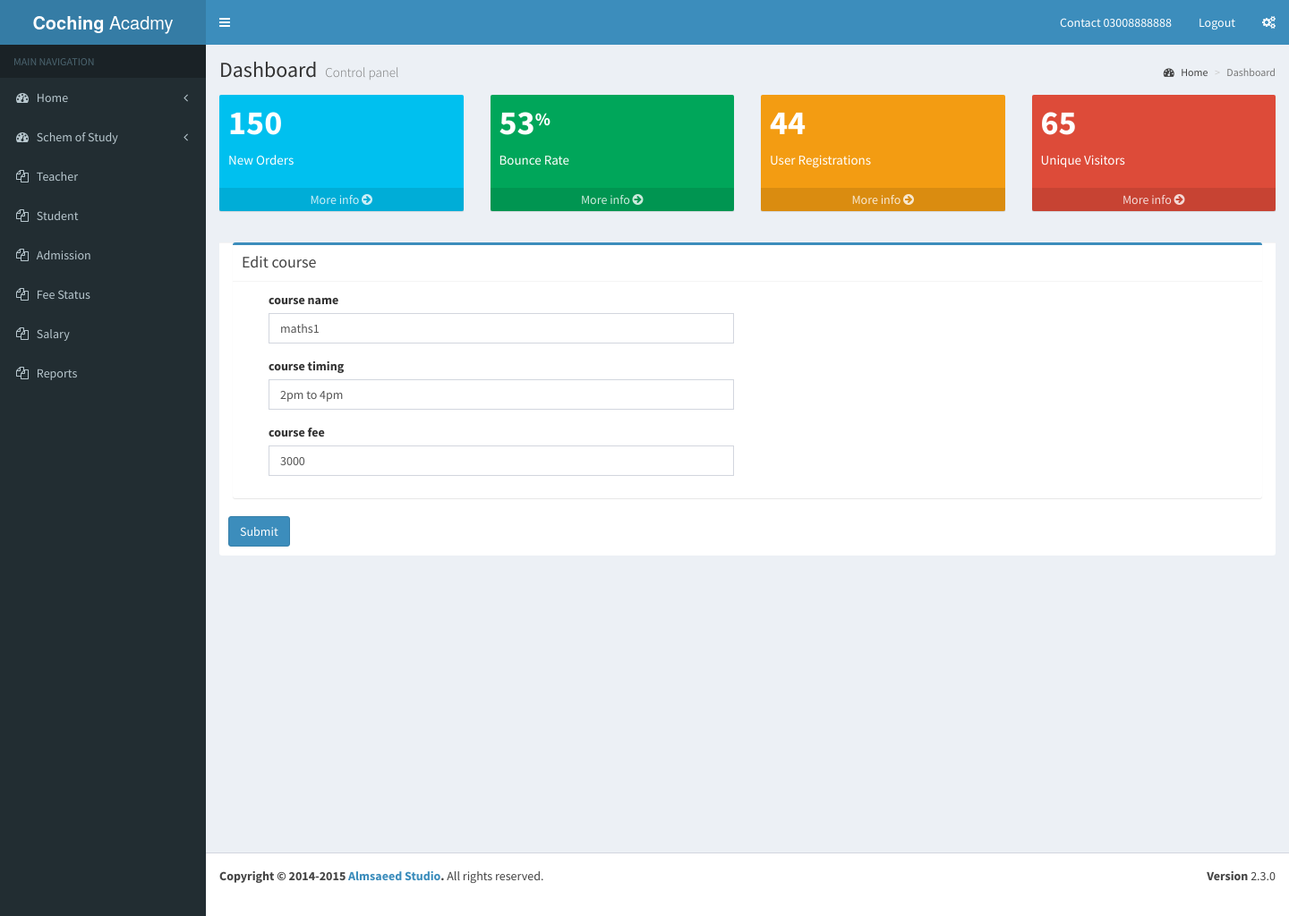
The app's page /course_edit.php?id=11, older data.
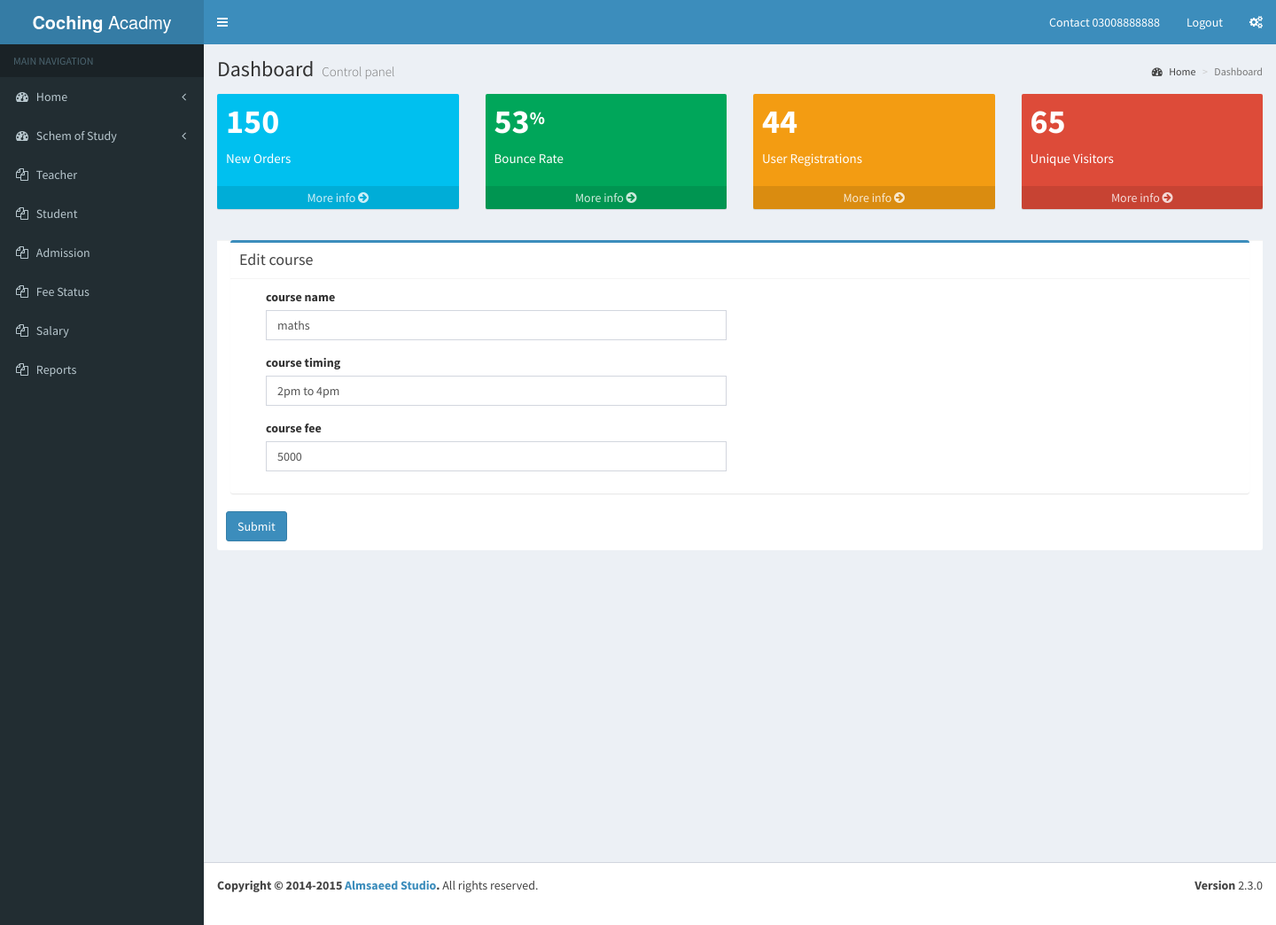
The same page, newer data.
### tables this page shows
CREATE TABLE `course` (
  `course_id` int(255) NOT NULL,
  `student_id` int(255) NOT NULL,
  `course_name` varchar(255) NOT NULL,
  `course_timing` varchar(255) NOT NULL,
  `course_fee` varchar(255) NOT NULL
);

### course_edit.php (the view, shortened to what this page needs)
<?php
include 'include/conn.php';
include 'include/header.php';
include 'include/leftsidebar.php';
$idget=$_GET['id'];
$sql = ("SELECT * FROM `course` WHERE `course_id` = '$idget'");
$stmt = $conn->prepare($sql);
$stmt->execute();
$result = $stmt->fetchAll();
?>
      <div class="content-wrapper">
        <section class="content-header">
          <h1>
            Dashboard
            <small>Control panel</small>
          </h1>
          <ol class="breadcrumb">
            <li><a href="#"><i class="fa fa-dashboard"></i> Home</a></li>
            <li class="active">Dashboard</li>
          </ol>
        </section>
        <section class="content">
          <div class="row">
            <div class="col-lg-3 col-xs-6">
              <div class="small-box bg-aqua">
                <div class="inner">
                  <h3>150</h3>
                  <p>New Orders</p>
                </div>
                <a href="#" class="small-box-footer">More info <i class="fa fa-arrow-circle-right"></i></a>
              </div>
            </div>
            <div class="col-lg-3 col-xs-6">
              <div class="small-box bg-green">
                <div class="inner">
                  <h3>53<sup style="font-size: 20px">%</sup></h3>
                  <p>Bounce Rate</p>
                </div>
                <a href="#" class="small-box-footer">More info <i class="fa fa-arrow-circle-right"></i></a>
              </div>
            </div>
            <div class="col-lg-3 col-xs-6">
              <div class="small-box bg-yellow">
                <div class="inner">
                  <h3>44</h3>
                  <p>User Registrations</p>
                </div>
                <a href="#" class="small-box-footer">More info <i class="fa fa-arrow-circle-right"></i></a>
              </div>
            </div>
            <div class="col-lg-3 col-xs-6">
              <div class="small-box bg-red">
                <div class="inner">
                  <h3>65</h3>
                  <p>Unique Visitors</p>
                </div>
                <a href="#" class="small-box-footer">More info <i class="fa fa-arrow-circle-right"></i></a>
              </div>
            </div>
          </div>
<section class="content">
          <div class="row">
            <div class="col-md-12">
              <div class="box box-primary">
                <div class="box-header with-border">
                  <h3 class="box-title">Edit course</h3>
                </div>
                <form role="form" method="post">
                  <div class="box-body">
                    <div class="form-group col-md-12">
                     	<div class="col-md-6"> <label for="exampleInputEmail1">course name</label>
                      <input type="text" name="course_name" class="form-control" id="exampleInputEmail1" placeholder="Enter Course Name" value="<?=$result[0]['course_name']?>">
					  </div>
					  	<div class="col-md-6"></div>
                    </div>
                    <div class="form-group col-md-12">
                    <div class="col-md-6">  <label for="exampleInputPassword1">course timing</label>
                      <input type="text" name="course_timing" class="form-control" id="exampleInputPassword1" placeholder="enter Course Timing" value="<?=$result[0]['course_timing']?>">
                      </div>
					  <div class="col-md-6"></div>
				   </div>
					 <div class="form-group col-md-12">
                      <div class="col-md-6"><label for="exampleInputPassword1">course fee</label>
                      <input type="text" name="course_fee" class="form-control" id="exampleInputPassword1" placeholder="enter Course Fee" value="<?=$result[0]['course_fee']?>">
                    </div>
					<div class="col-md-6"></div>
					</div>
                    </div>
				</div>
				</div>
                  <div class="box-footer">
                    <button type="submit" name="submit" class="btn btn-primary">Submit</button>
                  </div>
              </div>
        </section>
      </div>
</div>
<?php include 'include/footer.php';?>

Row changes from the older to the newer data that the page shows:
changed course "2pm to 4pm": course_name "maths1" → "maths"; course_fee "3000" → "5000"
